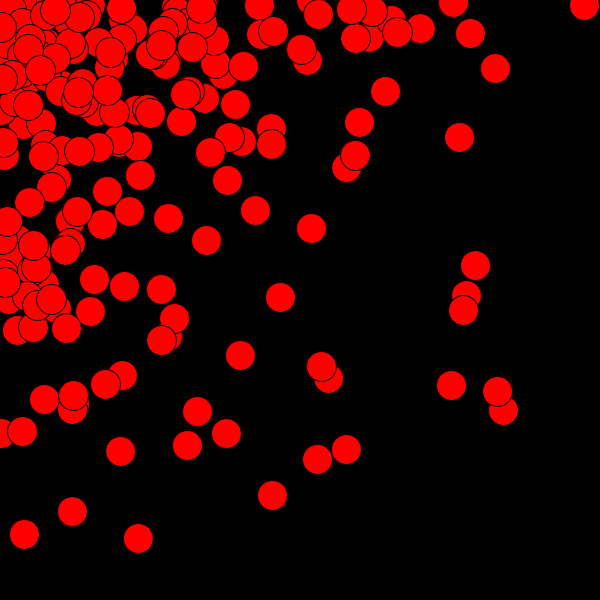
Frame 1 (no input)
Frame 60 (the mouse pressed at the canvas centre just before this capture): identical to frame 1, image omitted
Frame 120 (the mouse held since frame 60 and released just before this capture): identical to frame 1, image omitted

The Processing sketch that drew this single still picture (run headless with seeded random() and noise(); from frame 60 on, the mouse is pressed at the canvas centre):

// Processing sketch: t1_10
// ── t1_10.pde
RedDot[] redDot;

void setup() {
  size(600, 600);
  redDot = new RedDot[200];
  for (int i=0; i<redDot.length; i++) {
    redDot[i] = new RedDot(random(0, width), random(0, height));
  }
}

void draw() {
  background(0);
  for (int i=0; i<redDot.length; i++) {
    redDot[i].show();
  }
}

// ── RedDot.pde
//class for the Red Dots

class RedDot { //class initialisation
  PVector pos;
  int r;
  RedDot(float x, float y) { //constructor
    pos=new PVector(random(x), random(y));
    r = 30;
  }
  void show() {
    fill(255, 0, 0);
    circle(pos.x, pos.y, r);
  }
}
